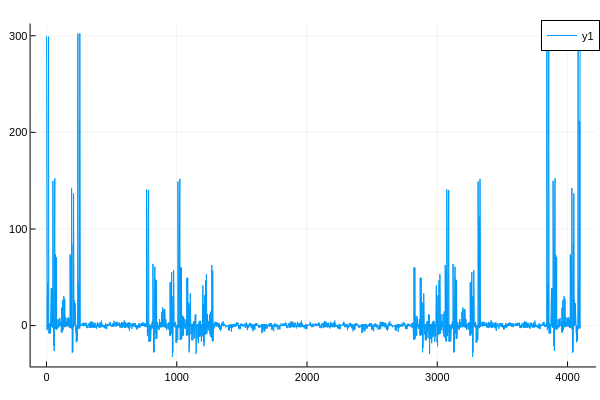

The notebook cell saved with this chart:
### Code cell
plot( (real.(oo)))

### Figure 1 — Plotly figure (JSON) as saved in the notebook; plotly's stock layout.template omitted (floating-point values rounded to 4 significant figures; data arrays with more than 128 entries replaced by an {"elided": "..."} marker saying what was removed)
{"data": [{"colorbar": {"len": 0.9525, "title": "", "x": 0.9934, "y": 0.5139}, "legendgroup": "y1", "line": {"color": "rgba(0, 154, 250, 1.000)", "dash": "solid", "shape": "linear", "width": 1}, "mode": "lines", "name": "y1", "showlegend": true, "type": "scatter", "x": {"elided": "4096 int values"}, "xaxis": "x", "y": {"elided": "4096 float values"}, "yaxis": "y"}], "layout": {"annotations": [], "height": 400, "legend": {"bgcolor": "rgba(255, 255, 255, 1.000)", "bordercolor": "rgba(0, 0, 0, 1.000)", "borderwidth": 1, "font": {"color": "rgba(0, 0, 0, 1.000)", "family": "sans-serif", "size": 11}, "title": {"font": {"color": "rgba(0, 0, 0, 1.000)", "family": "sans-serif", "size": 15}, "text": ""}, "tracegroupgap": 0, "traceorder": "normal", "x": 1, "xanchor": "auto", "y": 1, "yanchor": "auto"}, "margin": {"b": 20, "l": 0, "r": 0, "t": 20}, "paper_bgcolor": "rgba(255, 255, 255, 1.000)", "plot_bgcolor": "rgba(255, 255, 255, 1.000)", "showlegend": true, "width": 600, "xaxis": {"anchor": "y", "domain": [0.05101, 0.9934], "gridcolor": "rgba(0, 0, 0, 0.100)", "gridwidth": 0.5, "linecolor": "rgba(0, 0, 0, 1.000)", "mirror": false, "range": [-121.8, 4219.0], "showgrid": true, "showline": true, "showticklabels": true, "tickangle": 0, "tickcolor": "rgb(0, 0, 0)", "tickfont": {"color": "rgba(0, 0, 0, 1.000)", "family": "sans-serif", "size": 11}, "tickmode": "array", "ticks": "inside", "ticktext": ["0", "1000", "2000", "3000", "4000"], "tickvals": [0, 1000, 2000, 3000, 4000], "title": "", "titlefont": {"color": "rgba(0, 0, 0, 1.000)", "family": "sans-serif", "size": 15}, "type": "-", "visible": true, "zeroline": false, "zerolinecolor": "rgba(0, 0, 0, 1.000)"}, "yaxis": {"anchor": "x", "domain": [0.03762, 0.9902], "gridcolor": "rgba(0, 0, 0, 0.100)", "gridwidth": 0.5, "linecolor": "rgba(0, 0, 0, 1.000)", "mirror": false, "range": [-42.3, 312.7], "showgrid": true, "showline": true, "showticklabels": true, "tickangle": 0, "tickcolor": "rgb(0, 0, 0)", "tickfont": {"color": "rgba(0, 0, 0, 1.000)", "family": "sans-serif", "size": 11}, "tickmode": "array", "ticks": "inside", "ticktext": ["0", "100", "200", "300"], "tickvals": [0, 100, 200, 300], "title": "", "titlefont": {"color": "rgba(0, 0, 0, 1.000)", "family": "sans-serif", "size": 15}, "type": "-", "visible": true, "zeroline": false, "zerolinecolor": "rgba(0, 0, 0, 1.000)"}}}
